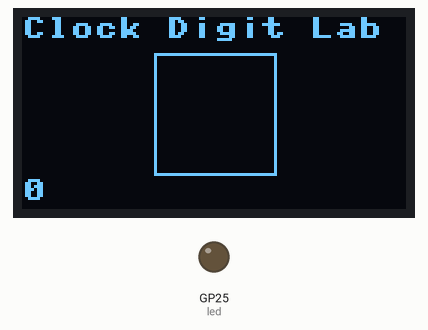
The program below on a simulated Raspberry Pi Pico running MicroPython. Parts: 128×64 one-colour display, output pins drawn as LEDs (lit = HIGH). Pins used as bus, display or sensor lines are not drawn.

Above: at 0.1 s.
At 1.2 s:
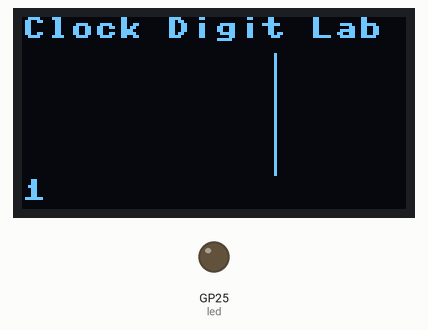
At 2.3 s:
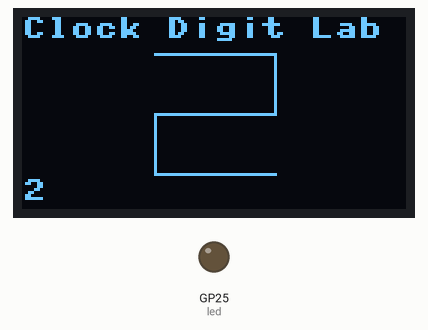
At 4.5 s:
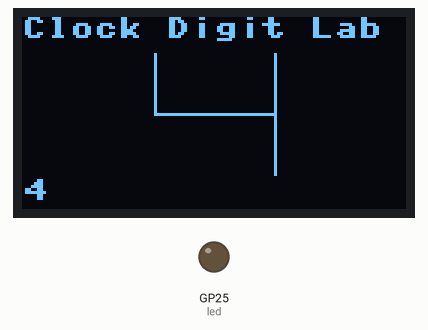
At 6.7 s:
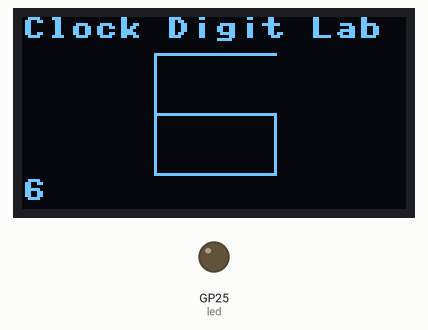
At 9.9 s:
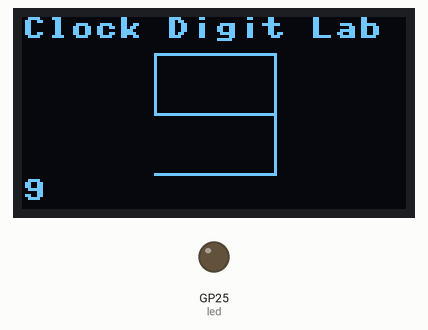

The program:

10-clock-digits.py
```python
# Lab 10: clock digits
import machine
import utime
import ssd1306
from utime import sleep, localtime
led = machine.Pin(25, machine.Pin.OUT)

SCL=machine.Pin(2) # SPI CLock
SDA=machine.Pin(3) # SPI Data
spi=machine.SPI(0, sck=SCL, mosi=SDA, baudrate=100000)

RES = machine.Pin(4)
DC = machine.Pin(5)
CS = machine.Pin(6)

oled = ssd1306.SSD1306_SPI(128, 64, spi, DC, RES, CS)

segmentMapping = [
  #a, b, c, d, e, f, g
  [1, 1, 1, 1, 1, 1, 0], # 0
  [0, 1, 1, 0, 0, 0, 0], # 1
  [1, 1, 0, 1, 1, 0, 1], # 2
  [1, 1, 1, 1, 0, 0, 1], # 3
  [0, 1, 1, 0, 0, 1, 1], # 4
  [1, 0, 1, 1, 0, 1, 1], # 5
  [1, 0, 1, 1, 1, 1, 1], # 6
  [1, 1, 1, 0, 0, 0, 0], # 7
  [1, 1, 1, 1, 1, 1, 1], # 8
  [1, 1, 1, 1, 0, 1, 1]  # 9
];


# x and y are the center of the digit, size is the center to edge
def drawDigit(digit, x, y, size):

  segmentOn = segmentMapping[digit];

  # Horizontal segments
  for i in [0, 3, 6]:
    if (segmentOn[i]):
      if (i==0): yOffset = 0 # top
      if (i==3): yOffset = size*2 # bottom element
      if (i==6): yOffset = size # middle
      oled.line(x - size, y+yOffset-size, x + size, y+yOffset-size, 1);

  # Vertical segments
  for i in [1, 2, 4, 5]:
    if (segmentOn[i]) :
      if (i==1 or i==5):
          startY = y-size
          endY = y
      if (i==2 or i==4):
          startY = y
          endY = y + size
      if (i==4 or i==5): xOffset = -size
      if (i==1 or i==2): xOffset = +size
      xpos = x + xOffset
      oled.line(xpos, startY, xpos, endY, 1);

def update_screen(digit_val):
    oled.fill(0)
    oled.text('Clock Digit Lab', 0, 0, 1)
    drawDigit(digit_val, 64, 32, 20)
    oled.text(str(digit_val), 0, 54, 1)
    oled.show()

counter = 0
while True:
    update_screen(counter)
    sleep(1)
    counter += 1
    if counter > 9:
        counter = 0
```

Measured:
- by itself, everything shown: repeats every 10.8 s, in 10 steps
- what the display in image 0 shows lasts 1.1 s, from 0.1 s to 1.2 s
